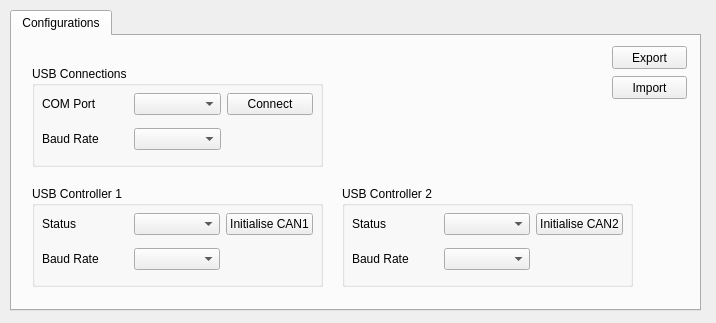
<?xml version="1.0" encoding="UTF-8"?>
<ui version="4.0">
 <class>ConfigForm</class>
 <widget class="QWidget" name="ConfigForm">
  <property name="geometry">
   <rect>
    <x>0</x>
    <y>0</y>
    <width>716</width>
    <height>323</height>
   </rect>
  </property>
  <property name="windowTitle">
   <string>CAN Settings</string>
  </property>
  <widget class="QTabWidget" name="configTabWidget">
   <property name="geometry">
    <rect>
     <x>10</x>
     <y>10</y>
     <width>691</width>
     <height>301</height>
    </rect>
   </property>
   <property name="currentIndex">
    <number>0</number>
   </property>
   <widget class="QWidget" name="configurations">
    <attribute name="title">
     <string>Configurations</string>
    </attribute>
    <widget class="QGroupBox" name="groupBox">
     <property name="geometry">
      <rect>
       <x>20</x>
       <y>30</y>
       <width>291</width>
       <height>101</height>
      </rect>
     </property>
     <property name="title">
      <string>USB Connections</string>
     </property>
     <widget class="QWidget" name="layoutWidget">
      <property name="geometry">
       <rect>
        <x>10</x>
        <y>20</y>
        <width>271</width>
        <height>71</height>
       </rect>
      </property>
      <layout class="QGridLayout" name="gridLayout">
       <item row="0" column="0">
        <widget class="QLabel" name="label">
         <property name="text">
          <string>COM Port</string>
         </property>
        </widget>
       </item>
       <item row="0" column="1">
        <widget class="QComboBox" name="comboBox"/>
       </item>
       <item row="0" column="2">
        <widget class="QPushButton" name="pushButton">
         <property name="text">
          <string>Connect</string>
         </property>
        </widget>
       </item>
       <item row="1" column="0">
        <widget class="QLabel" name="label_2">
         <property name="text">
          <string>Baud Rate</string>
         </property>
        </widget>
       </item>
       <item row="1" column="1">
        <widget class="QComboBox" name="comboBox_2"/>
       </item>
      </layout>
     </widget>
    </widget>
    <widget class="QGroupBox" name="groupBox_2">
     <property name="geometry">
      <rect>
       <x>20</x>
       <y>150</y>
       <width>291</width>
       <height>101</height>
      </rect>
     </property>
     <property name="title">
      <string>USB Controller 1</string>
     </property>
     <widget class="QWidget" name="layoutWidget">
      <property name="geometry">
       <rect>
        <x>10</x>
        <y>20</y>
        <width>271</width>
        <height>71</height>
       </rect>
      </property>
      <layout class="QGridLayout" name="gridLayout_2">
       <item row="0" column="0">
        <widget class="QLabel" name="label_3">
         <property name="text">
          <string>Status</string>
         </property>
        </widget>
       </item>
       <item row="0" column="1">
        <widget class="QComboBox" name="comboBox_3"/>
       </item>
       <item row="0" column="2">
        <widget class="QPushButton" name="pushButton_2">
         <property name="text">
          <string>Initialise CAN1</string>
         </property>
        </widget>
       </item>
       <item row="1" column="0">
        <widget class="QLabel" name="label_4">
         <property name="text">
          <string>Baud Rate</string>
         </property>
        </widget>
       </item>
       <item row="1" column="1">
        <widget class="QComboBox" name="comboBox_4"/>
       </item>
      </layout>
     </widget>
    </widget>
    <widget class="QGroupBox" name="groupBox_3">
     <property name="geometry">
      <rect>
       <x>330</x>
       <y>150</y>
       <width>291</width>
       <height>101</height>
      </rect>
     </property>
     <property name="title">
      <string>USB Controller 2</string>
     </property>
     <widget class="QWidget" name="layoutWidget">
      <property name="geometry">
       <rect>
        <x>10</x>
        <y>20</y>
        <width>271</width>
        <height>71</height>
       </rect>
      </property>
      <layout class="QGridLayout" name="gridLayout_3">
       <item row="0" column="0">
        <widget class="QLabel" name="label_5">
         <property name="text">
          <string>Status</string>
         </property>
        </widget>
       </item>
       <item row="0" column="1">
        <widget class="QComboBox" name="comboBox_5"/>
       </item>
       <item row="0" column="2">
        <widget class="QPushButton" name="pushButton_3">
         <property name="text">
          <string>Initialise CAN2</string>
         </property>
        </widget>
       </item>
       <item row="1" column="0">
        <widget class="QLabel" name="label_6">
         <property name="text">
          <string>Baud Rate</string>
         </property>
        </widget>
       </item>
       <item row="1" column="1">
        <widget class="QComboBox" name="comboBox_6"/>
       </item>
      </layout>
     </widget>
    </widget>
    <widget class="QPushButton" name="pushButton_4">
     <property name="geometry">
      <rect>
       <x>600</x>
       <y>10</y>
       <width>75</width>
       <height>23</height>
      </rect>
     </property>
     <property name="text">
      <string>Export</string>
     </property>
    </widget>
    <widget class="QPushButton" name="pushButton_5">
     <property name="geometry">
      <rect>
       <x>600</x>
       <y>40</y>
       <width>75</width>
       <height>23</height>
      </rect>
     </property>
     <property name="text">
      <string>Import</string>
     </property>
    </widget>
   </widget>
  </widget>
 </widget>
 <resources/>
 <connections/>
</ui>
